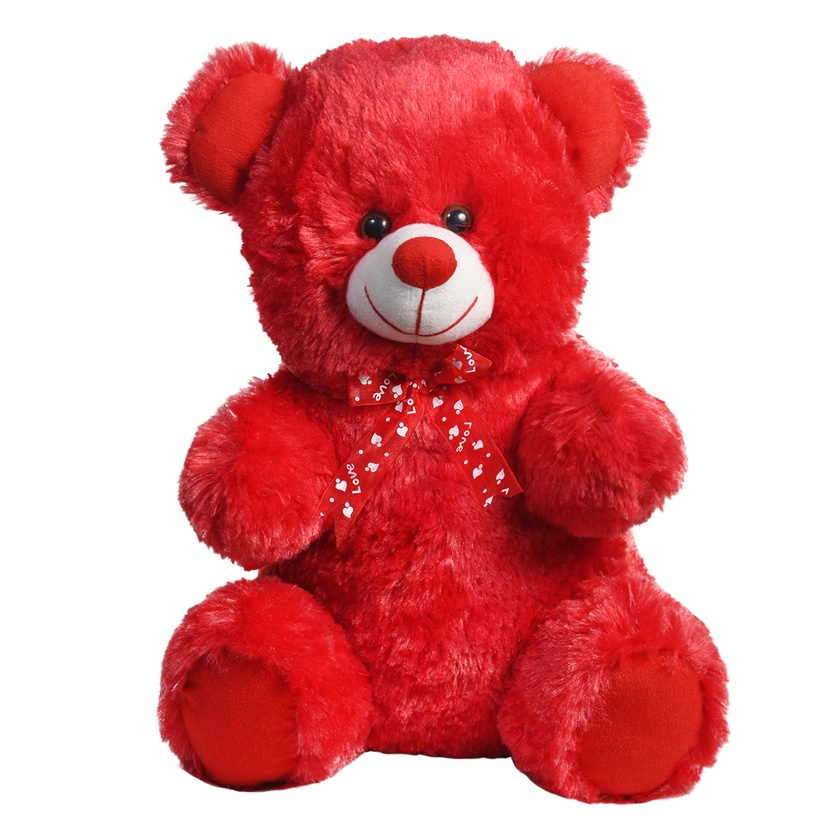
#> input picture A little survey on previous works/images/reference.jpeg, 840 x 840 px, shrunk from 1500 x 1500 before the run, found by its file name
$ python work2.py
#> lines starting #> are read from the running program, lines starting #| are printed output that depends on the picture
#> in run_all_transfers, target is the input picture: shape (840, 840, 3); mean B, G, R 155.8, 153.3, 226.3
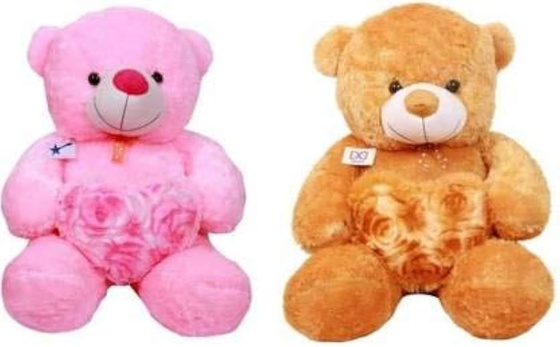
#> input picture A little survey on previous works/images/input1.jpg, 560 x 347 px, shrunk from 1000 x 620 before the run, found by its file name
#> in run_all_transfers, reference is the input picture: shape (347, 560, 3); mean B, G, R 177.6, 186.7, 237.3
import numpy as np
import cv2

def compute_mean_and_cov(image):
    """Compute mean and covariance of the color distribution."""
    reshaped = image.reshape(-1, 3).astype(np.float32)
    mean = np.mean(reshaped, axis=0)
    cov = np.cov(reshaped, rowvar=False)
    return mean, cov

def sqrtm(matrix, method="svd"):
    """Compute the square root of a positive semi-definite matrix."""
    if method == "svd":
        U, S, Vt = np.linalg.svd(matrix)
        return np.dot(U, np.dot(np.diag(np.sqrt(S)), Vt))
    elif method == "eigen":
        eigvals, eigvecs = np.linalg.eigh(matrix)
        sqrt_diag = np.diag(np.sqrt(eigvals))
        return eigvecs @ sqrt_diag @ eigvecs.T
    elif method == "cholesky":
        L = np.linalg.cholesky(matrix)
        return L
    else:
        raise ValueError("Invalid method for matrix square root")

def separable_transfer(target, reference):
    """Separable linear transfer (Reinhard et al.) - Matches means and variances independently."""
    target = target.astype(np.float32) / 255.0
    reference = reference.astype(np.float32) / 255.0

    mu_t, cov_t = compute_mean_and_cov(target)
#> in compute_mean_and_cov, `mean = np.mean(reshaped, axis=0)`: mean = [0.612, 0.602, 0.887]
#> in compute_mean_and_cov, `cov = np.cov(reshaped, rowvar=False)`: cov = [[0.182, 0.187, 0.0545], [0.187, 0.191, 0.0557], [0.0545, 0.0557, 0.0247]]
#> mu_t = [0.612, 0.602, 0.887]; cov_t has the same summary as cov in compute_mean_and_cov
    mu_r, cov_r = compute_mean_and_cov(reference)
#> mu_r = [0.696, 0.732, 0.93]; cov_r = [[0.092, 0.0551, 0.02], [0.0551, 0.0486, 0.0149], [0.02, 0.0149, 0.00786]]

    scale = np.sqrt(np.diag(cov_r)) / np.sqrt(np.diag(cov_t))
#> scale = [0.71, 0.504, 0.564]
    transform = np.diag(scale)
#> transform = [[0.71, 0, 0], [0, 0.504, 0], [0, 0, 0.564]]

    transformed = np.dot((target.reshape(-1, 3) - mu_t), transform.T) + mu_r
    transformed = np.clip(transformed, 0, 1)

    return (transformed.reshape(target.shape) * 255).astype(np.uint8)

def cholesky_transfer(target, reference):
    """Cholesky-based transfer."""
    target = target.astype(np.float32) / 255.0
    reference = reference.astype(np.float32) / 255.0

    mu_t, cov_t = compute_mean_and_cov(target)
#> mu_t = [0.612, 0.602, 0.887]; cov_t has the same summary as cov in compute_mean_and_cov
    mu_r, cov_r = compute_mean_and_cov(reference)
#> mu_r = [0.696, 0.732, 0.93]

    L_t = np.linalg.cholesky(cov_t)
#> L_t = [[0.427, 0, 0], [0.437, 0.0123, 0], [0.128, -0.0103, 0.0913]]
    L_r = np.linalg.cholesky(cov_r)
#> L_r = [[0.303, 0, 0], [0.182, 0.125, 0], [0.0659, 0.0231, 0.0547]]

    transform = L_r @ np.linalg.inv(L_t)
#> transform = [[0.71, 0, 0], [-9.95, 10.13, 0], [-2.46, 2.37, 0.599]]

    transformed = np.dot((target.reshape(-1, 3) - mu_t), transform.T) + mu_r
    transformed = np.clip(transformed, 0, 1)

    return (transformed.reshape(target.shape) * 255).astype(np.uint8)

def pca_transfer(target, reference):
    """Principal Component Analysis (PCA)-based transfer."""
    target = target.astype(np.float32) / 255.0
    reference = reference.astype(np.float32) / 255.0

    mu_t, cov_t = compute_mean_and_cov(target)
#> mu_t = [0.612, 0.602, 0.887]; cov_t has the same summary as cov in compute_mean_and_cov
    mu_r, cov_r = compute_mean_and_cov(reference)
#> mu_r = [0.696, 0.732, 0.93]

    sqrt_cov_t = sqrtm(cov_t, method="eigen")
#> in sqrtm, `eigvals, eigvecs = np.linalg.eigh(matrix)`: eigvals = [7.3e-05, 0.00813, 0.39]; eigvecs = [[-0.717, -0.136, -0.683], [0.697, -0.158, -0.7], [0.0125, 0.978, -0.208]]
#> in sqrtm, `sqrt_diag = np.diag(np.sqrt(eigvals))`: sqrt_diag = [[0.00854, 0, 0], [0, 0.0901, 0], [0, 0, 0.625]]
#> sqrt_cov_t = [[0.298, 0.296, 0.0768], [0.296, 0.312, 0.0772], [0.0768, 0.0772, 0.113]]
    sqrt_cov_r = sqrtm(cov_r, method="eigen")
#> sqrt_cov_r = [[0.277, 0.116, 0.0454], [0.116, 0.184, 0.0385], [0.0454, 0.0385, 0.0658]]

    transform = sqrt_cov_r @ np.linalg.inv(sqrt_cov_t)
#> transform = [[10.16, -9.22, -0.205], [-3.55, 3.94, 0.0602], [0.411, -0.411, 0.582]]

    transformed = np.dot((target.reshape(-1, 3) - mu_t), transform.T) + mu_r
    transformed = np.clip(transformed, 0, 1)

    return (transformed.reshape(target.shape) * 255).astype(np.uint8)

def monge_kantorovitch_transfer(target, reference):
    """Monge-Kantorovitch Optimal Transport-based transfer."""
    target = target.astype(np.float32) / 255.0
    reference = reference.astype(np.float32) / 255.0

    mu_t, cov_t = compute_mean_and_cov(target)
#> mu_t = [0.612, 0.602, 0.887]; cov_t has the same summary as cov in compute_mean_and_cov
    mu_r, cov_r = compute_mean_and_cov(reference)
#> mu_r = [0.696, 0.732, 0.93]

    sqrt_cov_t = sqrtm(cov_t, method="svd")
    inv_sqrt_cov_t = np.linalg.inv(sqrt_cov_t)
#> inv_sqrt_cov_t = [[61.2, -57.5, -2.3], [-57.5, 57.88, -0.463], [-2.3, -0.463, 10.7]]
    mk_transform = inv_sqrt_cov_t @ sqrtm(sqrt_cov_t @ cov_r @ sqrt_cov_t, method="svd") @ inv_sqrt_cov_t
#> mk_transform = [[6.87, -5.99, -0.172], [-5.99, 6.28, 0.153], [-0.172, 0.153, 0.597]]

    transformed = np.dot((target.reshape(-1, 3) - mu_t), mk_transform.T) + mu_r
    transformed = np.clip(transformed, 0, 1)

    return (transformed.reshape(target.shape) * 255).astype(np.uint8)

def convert_color_space(image, from_space, to_space):
    """Convert image between different color spaces."""
    conversion_code = {
        ("RGB", "YUV"): cv2.COLOR_RGB2YUV,
        ("YUV", "RGB"): cv2.COLOR_YUV2RGB,
        ("RGB", "LAB"): cv2.COLOR_RGB2LAB,
        ("LAB", "RGB"): cv2.COLOR_LAB2RGB,
        ("RGB", "XYZ"): cv2.COLOR_RGB2XYZ,
        ("XYZ", "RGB"): cv2.COLOR_XYZ2RGB,
        ("RGB", "LUV"): cv2.COLOR_RGB2LUV,
        ("LUV", "RGB"): cv2.COLOR_LUV2RGB
    }
    return cv2.cvtColor(image, conversion_code[(from_space, to_space)])

import matplotlib.pyplot as plt

def run_all_transfers(target_path, reference_path, color_space="RGB"):
    """Run all color transfer methods and display results using Matplotlib."""
    target = cv2.imread(target_path)
    reference = cv2.imread(reference_path)

    if color_space != "RGB":
        target = convert_color_space(target, "RGB", color_space)
        reference = convert_color_space(reference, "RGB", color_space)

    results = {
        "Target": target,
        "Reference": reference,
        "Separable": separable_transfer(target, reference),
        "Cholesky": cholesky_transfer(target, reference),
        "PCA": pca_transfer(target, reference),
        "Monge-Kantorovitch": monge_kantorovitch_transfer(target, reference)
    }

    if color_space != "RGB":
        for key in results:
            results[key] = convert_color_space(results[key], color_space, "RGB")

    # Convert images from BGR (OpenCV default) to RGB for matplotlib
    for key in results:
        results[key] = cv2.cvtColor(results[key], cv2.COLOR_BGR2RGB)
#> this loop made 6 passes
#> key on passes 1 to 6: 'Target', 'Reference', 'Separable', 'Cholesky', 'PCA', 'Monge-Kantorovitch'
#> after the loop, results = 6 items

    # Plot results
    plt.figure(figsize=(12, 8))
    for i, (name, img) in enumerate(results.items(), 1):
        plt.subplot(2, 3, i)
        plt.imshow(img)
        plt.title(name)
        plt.axis("off")
#> this loop made 6 passes

    plt.tight_layout()
    plt.show()


# Example Usage
if __name__ == "__main__":
    target_img_path = "/home/neelraj-reddy/college/6th_sem/computer vision/project/A little survey on previous works/images/reference.jpeg"
    reference_img_path = "/home/neelraj-reddy/college/6th_sem/computer vision/project/A little survey on previous works/images/input1.jpg"

    # Run all transfers in RGB
    run_all_transfers(target_img_path, reference_img_path, "RGB")

    # Run all transfers in LAB
    run_all_transfers(target_img_path, reference_img_path, "LAB")
#> in convert_color_space, `return cv2.cvtColor(image, conversion_code[(from_space, to_space)])`: returned value: shape (840, 840, 3); mean of channels 0, 1, 2 171.4, 152.7, 92.3
#> in convert_color_space (call 2), `return cv2.cvtColor(image, conversion_code[(from_space, to_space)])`: returned value: shape (347, 560, 3); mean of channels 0, 1, 2 196.5, 138.9, 102.1
#> in separable_transfer (call 2), `reference = reference.astype(np.float32) / 255.0`:
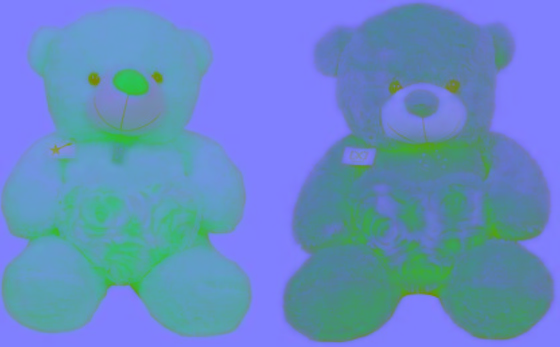
#> reference: shape (347, 560, 3) float32; mean of channels 0, 1, 2 0.77, 0.545, 0.4; drawn as B, G, R
#> in separable_transfer (call 2), `mu_t, cov_t = compute_mean_and_cov(target)`: mu_t = [0.672, 0.598, 0.362]; cov_t = [[0.13, -0.0376, 0.0536], [-0.0376, 0.012, -0.0172], [0.0536, -0.0172, 0.0246]]
#> in separable_transfer (call 2), `mu_r, cov_r = compute_mean_and_cov(reference)`: mu_r = [0.77, 0.545, 0.4]; cov_r = [[0.0379, -0.00551, 0.0154], [-0.00551, 0.00384, -0.00277], [0.0154, -0.00277, 0.00709]]
#> in separable_transfer (call 2), `scale = np.sqrt(np.diag(cov_r)) / np.sqrt(np.diag(cov_t))`: scale = [0.54, 0.565, 0.537]
#> in separable_transfer (call 2), `transform = np.diag(scale)`: transform = [[0.54, 0, 0], [0, 0.565, 0], [0, 0, 0.537]]
#> the loop in run_all_transfers (call 2), `for key in results:` made 6 passes
#> the loop in run_all_transfers (call 2), `for i, (name, img) in enumerate(results.items(), 1):` made 6 passes

    # Run all transfers in YUV
    run_all_transfers(target_img_path, reference_img_path, "YUV")
#> in convert_color_space (call 9), `return cv2.cvtColor(image, conversion_code[(from_space, to_space)])`: returned value: shape (840, 840, 3); mean of channels 0, 1, 2 162.4, 159.4, 122.2
#> in convert_color_space (call 10), `return cv2.cvtColor(image, conversion_code[(from_space, to_space)])`: returned value: shape (347, 560, 3); mean of channels 0, 1, 2 189.7, 151.4, 117.3
#> in separable_transfer (call 3), `reference = reference.astype(np.float32) / 255.0`:
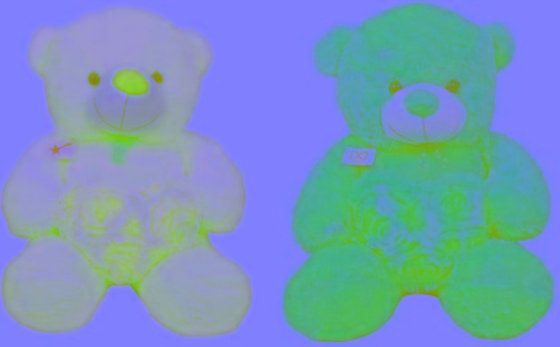
#> reference: shape (347, 560, 3) float32; mean of channels 0, 1, 2 0.744, 0.594, 0.46; drawn as B, G, R
#> in separable_transfer (call 3), `mu_t, cov_t = compute_mean_and_cov(target)`: mu_t = [0.637, 0.624, 0.479]; cov_t = [[0.159, -0.0529, 0.00973], [-0.0529, 0.0195, -0.00362], [0.00973, -0.00362, 0.000723]]
#> in separable_transfer (call 3), `mu_r, cov_r = compute_mean_and_cov(reference)`: mu_r = [0.744, 0.594, 0.46]; cov_r = [[0.0477, -0.0158, 0.0126], [-0.0158, 0.00592, -0.00429], [0.0126, -0.00429, 0.0119]]
#> in separable_transfer (call 3), `scale = np.sqrt(np.diag(cov_r)) / np.sqrt(np.diag(cov_t))`: scale = [0.547, 0.551, 4.07]
#> in separable_transfer (call 3), `transform = np.diag(scale)`: transform = [[0.547, 0, 0], [0, 0.551, 0], [0, 0, 4.07]]
#> in monge_kantorovitch_transfer (call 3), `mu_t, cov_t = compute_mean_and_cov(target)`: mu_t = [0.637, 0.624, 0.479]
#> in monge_kantorovitch_transfer (call 3), `mu_r, cov_r = compute_mean_and_cov(reference)`: mu_r = [0.744, 0.594, 0.46]
#> in monge_kantorovitch_transfer (call 3), `sqrt_cov_t = sqrtm(cov_t, method="svd")`: sqrt_cov_t = [[0.382, -0.114, 0.0207], [-0.114, 0.0792, -0.0141], [0.0207, -0.0141, 0.00964]]
#> in monge_kantorovitch_transfer (call 3), `inv_sqrt_cov_t = np.linalg.inv(sqrt_cov_t)`: inv_sqrt_cov_t = [[4.6, 6.59, -0.259], [6.59, 26.52, 24.64], [-0.259, 24.64, 140.3]]
#> in monge_kantorovitch_transfer (call 3), `mk_transform = inv_sqrt_cov_t @ sqrtm(sqrt_cov_t @ cov_r @ sqrt_cov_t,..`: mk_transform = [[0.555, 0.00582, -0.0883], [0.00582, 0.837, 1.48], [-0.0883, 1.48, 11.87]]
#> in monge_kantorovitch_transfer (call 3), `return (transformed.reshape(target.shape) * 255).astype(np.uint8)`:
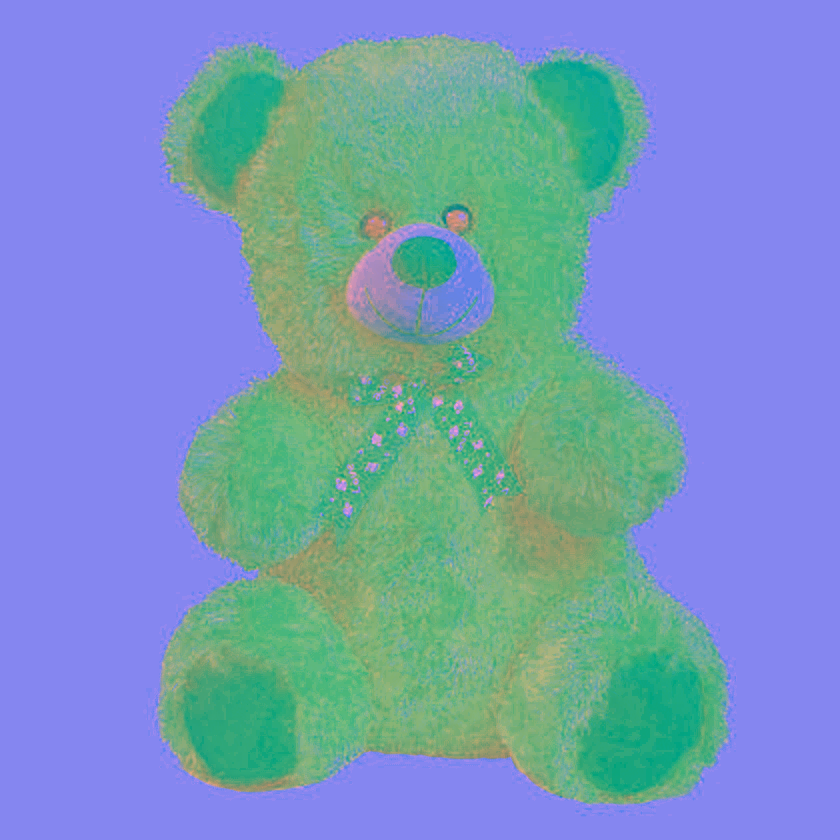
#> returned value: shape (840, 840, 3); mean of channels 0, 1, 2 189.2, 151.4, 119.3; drawn as B, G, R

    # Run all transfers in CIELUV
    run_all_transfers(target_img_path, reference_img_path, "LUV")
#> in convert_color_space (call 17), `return cv2.cvtColor(image, conversion_code[(from_space, to_space)])`: returned value: shape (840, 840, 3); mean of channels 0, 1, 2 171.1, 94.2, 94.3
#> in convert_color_space (call 18), `return cv2.cvtColor(image, conversion_code[(from_space, to_space)])`: returned value: shape (347, 560, 3); mean of channels 0, 1, 2 196, 93.5, 95.7
#> in separable_transfer (call 4), `reference = reference.astype(np.float32) / 255.0`:
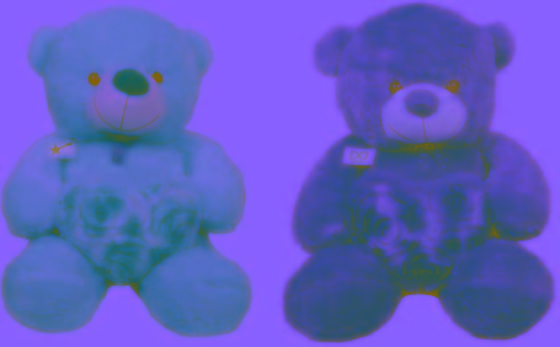
#> reference: shape (347, 560, 3) float32; mean of channels 0, 1, 2 0.768, 0.366, 0.375; drawn as B, G, R
#> in separable_transfer (call 4), `mu_t, cov_t = compute_mean_and_cov(target)`: mu_t = [0.671, 0.369, 0.37]; cov_t = [[0.131, 0.00271, 0.0607], [0.00271, 7.44e-05, 0.00157], [0.0607, 0.00157, 0.0351]]
#> in separable_transfer (call 4), `mu_r, cov_r = compute_mean_and_cov(reference)`: mu_r = [0.768, 0.366, 0.375]; cov_r = [[0.0381, 0.00315, 0.0228], [0.00315, 0.00251, 0.00147], [0.0228, 0.00147, 0.0165]]
#> in separable_transfer (call 4), `scale = np.sqrt(np.diag(cov_r)) / np.sqrt(np.diag(cov_t))`: scale = [0.54, 5.8, 0.686]
#> in separable_transfer (call 4), `transform = np.diag(scale)`: transform = [[0.54, 0, 0], [0, 5.8, 0], [0, 0, 0.686]]
#> in pca_transfer (call 4), `mu_t, cov_t = compute_mean_and_cov(target)`: mu_t = [0.671, 0.369, 0.37]
#> in pca_transfer (call 4), `mu_r, cov_r = compute_mean_and_cov(reference)`: mu_r = [0.768, 0.366, 0.375]
#> in pca_transfer (call 4), `sqrt_cov_t = sqrtm(cov_t, method="eigen")`: sqrt_cov_t = [[0.338, 0.00567, 0.128], [0.00567, 0.00231, 0.00608], [0.128, 0.00608, 0.137]]
#> in pca_transfer (call 4), `sqrt_cov_r = sqrtm(cov_r, method="eigen")`: sqrt_cov_r = [[0.176, 0.0131, 0.0828], [0.0131, 0.0483, 0.00264], [0.0828, 0.00264, 0.0981]]
#> in pca_transfer (call 4), `transform = sqrt_cov_r @ np.linalg.inv(sqrt_cov_t)`: transform = [[0.451, 4.6, -0.02], [0.0477, 23.61, -1.07], [-0.0387, -0.843, 0.789]]
#> in pca_transfer (call 4), `return (transformed.reshape(target.shape) * 255).astype(np.uint8)`:
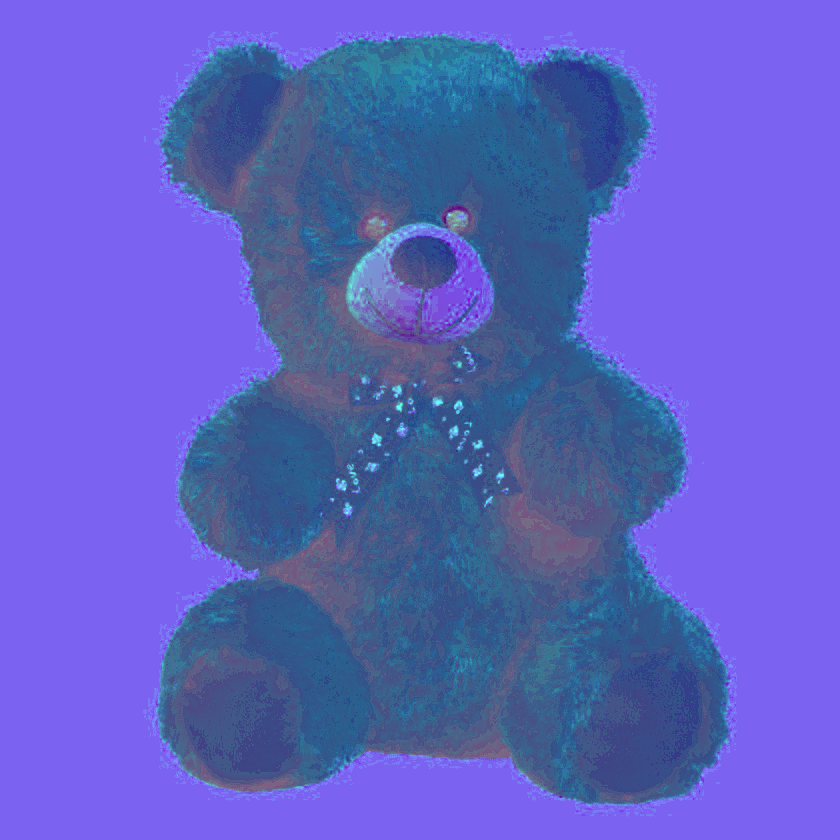
#> returned value: shape (840, 840, 3); mean of channels 0, 1, 2 195.9, 96.2, 95; drawn as B, G, R
#> the loop in run_all_transfers (call 4), `for key in results:` made 6 passes
#> the loop in run_all_transfers (call 4), `for i, (name, img) in enumerate(results.items(), 1):` made 6 passes
#> in run_all_transfers (call 4), `plt.show()`:
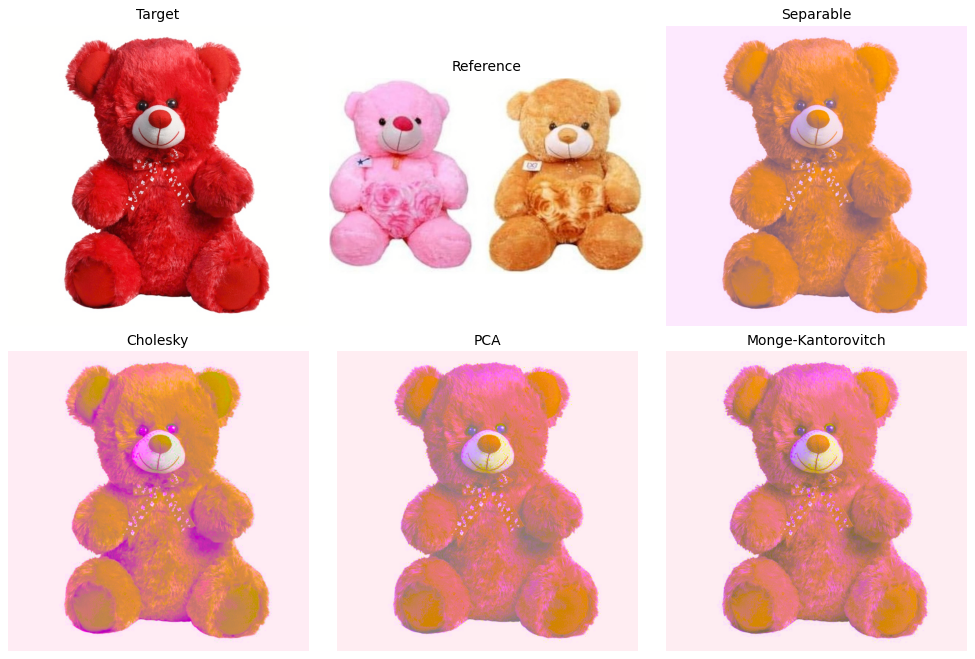
#> figure drawn by matplotlib, 6 panels; B, G, R data is drawn as R, G, B
